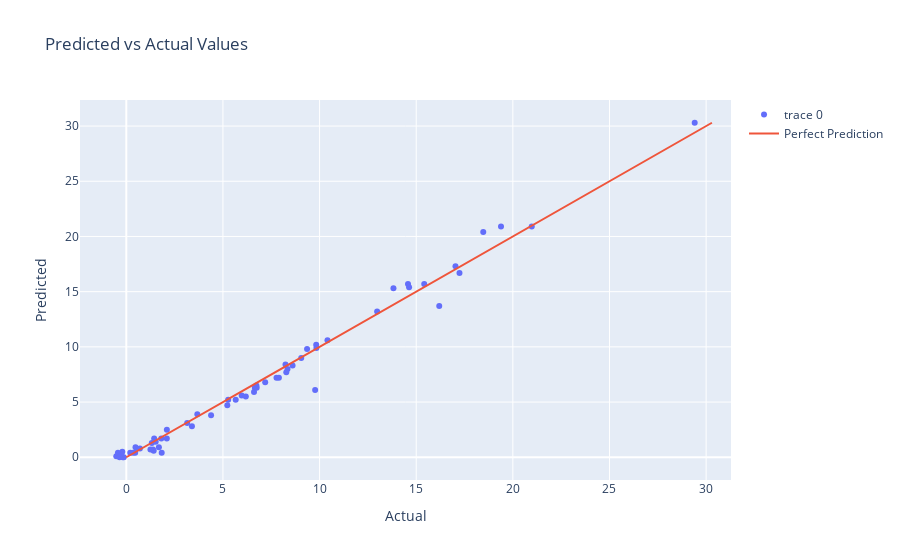

Notebook code cell kept with this figure:
### Code cell
fig = go.Figure(data=go.Scatter(x=y_pred, y=y_test, mode='markers'))


fig.add_trace(go.Scatter(x=y_test, y=y_test,
                    mode='lines',
                    name='Perfect Prediction'))


fig.update_layout(title='Predicted vs Actual Values',
                   yaxis_title='Predicted',
                   xaxis_title='Actual')


fig.show()
